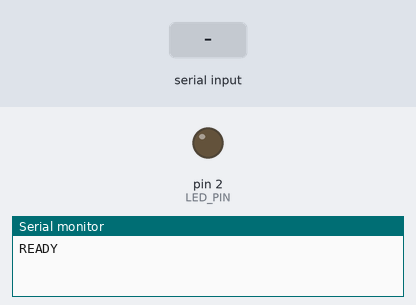
Simulated run of this sketch. Board: Arduino Uno, built with avr-gcc and run on an emulated ATmega328P. On the bench: output pins drawn as LEDs (lit = HIGH), the last lines printed to the serial monitor. The inputs (shaded band) are chosen by the test bench.

Above: at 1.2 s.
1.3 s: "LED_ON\n" received over Serial
At 2.6 s:
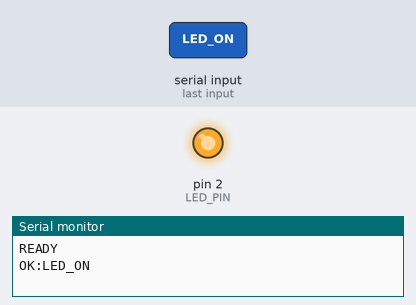
4.3 s: "LED_OFF\n" received over Serial
At 4.9 s:
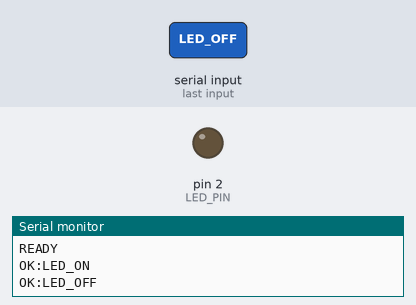
Timing chart, 0 to 7.3 s (numbered marks = the images above; inputs shaded):
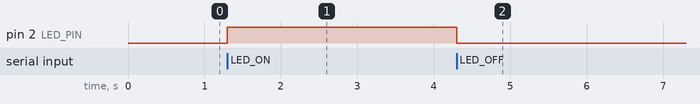

Measured:
- after the input at 1.3 s, pin 2 (LED_PIN): LOW → HIGH at once
- after the input at 4.3 s, pin 2 (LED_PIN): HIGH → LOW at once

The sketch:

04_comandos_multiplos.ino
```cpp
#define LED_PIN 2

void setup() {
  Serial.begin(115200);
  while (!Serial) {
    ;
  }
  pinMode(LED_PIN, OUTPUT);
  digitalWrite(LED_PIN, LOW);
  Serial.println("READY");
}

void loop() {
  if (Serial.available()) {
    String cmd = Serial.readStringUntil('\n');
    cmd.trim();
    if (cmd.length() == 0) {
      return;
    }
    cmd.toUpperCase();

    if (cmd == "PING") {
      Serial.println("PONG");
    } else if (cmd == "LED_ON") {
      digitalWrite(LED_PIN, HIGH);
      Serial.println("OK:LED_ON");
    } else if (cmd == "LED_OFF") {
      digitalWrite(LED_PIN, LOW);
      Serial.println("OK:LED_OFF");
    } else if (cmd == "STATUS") {
      Serial.print("STATUS:LED=");
      Serial.println(digitalRead(LED_PIN) ? "ON" : "OFF");
    } else {
      Serial.print("ERR:UNKNOWN_CMD:");
      Serial.println(cmd);
    }
  }
}
```
